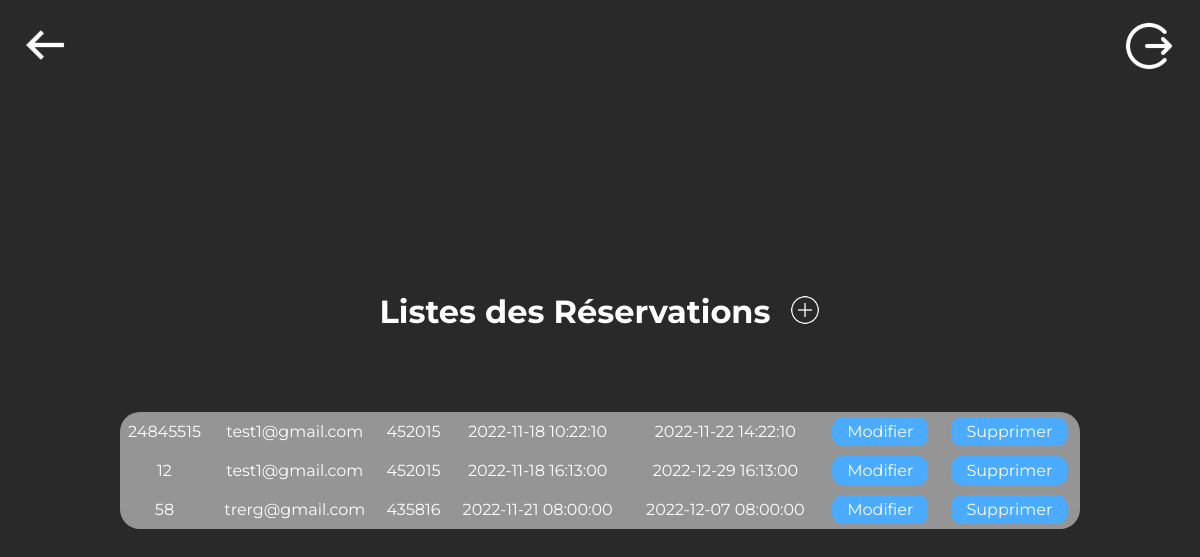
Page /pages/reservations/reservations.php on the committed database.
### tables this page shows
CREATE TABLE `reservation` (
  `id` int(11) NOT NULL,
  `numero` varchar(255) NOT NULL,
  `utilisateur_attr` int(11) NOT NULL,
  `poste_attr` int(11) NOT NULL,
  `date_debut` datetime NOT NULL,
  `date_fin` datetime NOT NULL
);

CREATE TABLE `utilisateur` (
  `Id` int(11) NOT NULL,
  `Nom` varchar(255) NOT NULL,
  `Prenom` varchar(255) NOT NULL,
  `Email` varchar(255) NOT NULL,
  `Attribution` tinyint(1) NOT NULL
);

CREATE TABLE `poste` (
  `Id` int(11) NOT NULL,
  `Num_poste` varchar(255) NOT NULL,
  `Disponible` tinyint(1) NOT NULL
);

### pages/reservations/requete_reservation.php (called while the page is built, shortened)
<?php
    $route = $_SERVER['DOCUMENT_ROOT'];
    require $route.'\Appli_BU\db\db.php';
    $sql = 'SELECT reservation.numero, utilisateur.Email, poste.Num_poste, reservation.date_debut, reservation.date_fin FROM reservation JOIN utilisateur ON reservation.utilisateur_attr = utilisateur.Id JOIN poste ON reservation.poste_attr = poste.Id';
    try{
        $stmt = $db->query($sql);
    }catch (PDOException $e){
        echo $e->getMessage();
    }
?>

### pages/reservations/affiche_reservation.php (the view)
<?php
    include_once('requete_reservation.php');
?>
<?php while($row = $stmt->fetch(PDO::FETCH_ASSOC)):?>
    <tr>
        <td><?php echo($row['numero'])?></td>
        <td><?php echo($row['Email'])?></td>
        <td><?php echo($row['Num_poste'])?></td>
        <td><?php echo($row['date_debut'])?></td>
        <td><?php echo($row['date_fin'])?></td>
        <td><a class="btnModif" href="../postes/modifier/modifier_poste.php?Id=<?php echo($row['Id']) ?>">Modifier</a></td>
        <td><a class="btnSuppr" href="../postes/supprimer/supprim_poste.php?Id=<?php echo($row['Id'])?>">Supprimer</a></td>
    </tr>
<?php endwhile; ?>

### pages/reservations/reservations.php (shortened to what this page needs)
<!DOCTYPE html>
<html lang="en">
<head>
    <link rel="stylesheet" href="../../style/style.css">
</head>
<body>
    <main class="main_reserv">
        <div class="case_utilis">
            <div class="case_retour">
                <a href="../accueil.php">
                    <img src="../../images/back_icon.png" width="50"/>
                </a>
            </div>
            <div class="button_deco btnRight">
                <form method="POST" action="../../logout.php">
                    <button type="submit" name="btnDeco" class="btnDeco">
                        <img src="../../images/deconnexion_icone.png" width="50"/>
                    </button>
                </form>
            </div>
            <div class="div_titre">
                <h1 class="titre_accueil">Listes des Réservations</h1>
                <a href="../reservations/creer/creer_reservation.php">
                    <img src="../../images/plus_icon.png" width="30"/>
                </a>
            </div>
            <div class="case_table">
                <table class="table_utilis">
                    <?php
                        include 'affiche_reservation.php';
                    ?>
                </table>
            </div>
        </div>
    </main>
</body>
</html>

### style/style.css (style rules this page uses)
:root { --backgroundBody: #292929; --montserrat: 'Montserrat', sans-serif; --blancCasse: #E2E2E2; --bleuAppli: #4AABFF; --gridInput: #959595; --width100: 100%; --width_case_connexion: 70%; --height100: 100vh; --height_case_connexion: 70vh; --param_icon_position: 20px; }
body { color: white; background-color: var(--backgroundBody); font-family: var(--montserrat); margin: 0; padding: 0; }
main.main_connexion, main.main_accueil, main.main_utilis, main.main_poste, main.main_reserv { display: flex; justify-content: center; align-items: center; width: var(--width100); height: var(--height100); }
div.div_titre { display: flex; width: 100%; justify-content: center; align-items: center; }
div.div_titre img { margin-left: 20px; }
div.div_titre a { text-decoration: none; }
div.button_deco { position: absolute; top: var(--param_icon_position); left: var(--param_icon_position); }
button.btnDeco { background-color: transparent; border: none; cursor: pointer; }
h1.titre_accueil { text-align: center; }
div.case_retour { position: absolute; top: var(--param_icon_position); left: var(--param_icon_position); }
div.button_deco.btnRight { position: absolute; top: var(--param_icon_position); right: var(--param_icon_position)!important; left: unset; }
div.button_deco.btnRight button { display: flex; flex-direction: column; color: white; font-family: var(--montserrat); }
div.case_table { border-radius: 20px; display: flex; align-items: center; overflow: hidden; margin-top: 60px; }
table.table_utilis { width: 80vw; border: none; border-collapse: collapse; }
table.table_utilis tr { background-color: var(--gridInput); }
table.table_utilis td { padding: 10px 0; text-align: center; }
a.btnModif, a.btnSuppr { padding: 5px 15px; background-color: var(--bleuAppli); color: white; text-decoration: none; font-family: var(--montserrat); border-radius: 10px; }

### rows in the picture
reservation: numero "24845515", utilisateur_attr.Email "test1@gmail.com", poste_attr.Num_poste "452015", date_debut "2022-11-18 10:22:10", date_fin "2022-11-22 14:22:10"
reservation: numero "12", utilisateur_attr.Email "test1@gmail.com", poste_attr.Num_poste "452015", date_debut "2022-11-18 16:13:00", date_fin "2022-12-29 16:13:00"
reservation: numero "58", utilisateur_attr.Email "trerg@gmail.com", poste_attr.Num_poste "435816", date_debut "2022-11-21 08:00:00", date_fin "2022-12-07 08:00:00"
